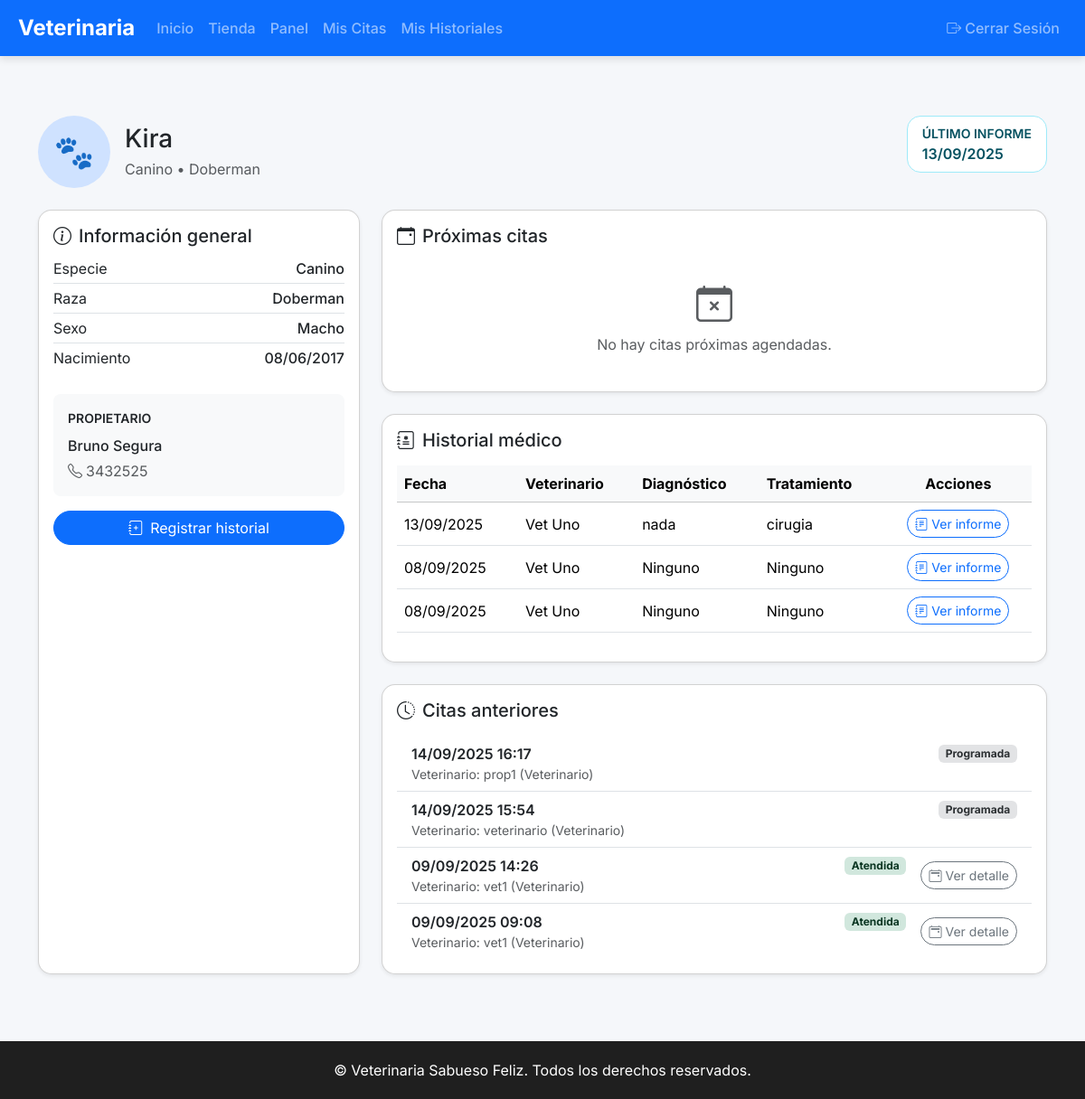
Before: /mascota/1/ (signed in) with the older database file.
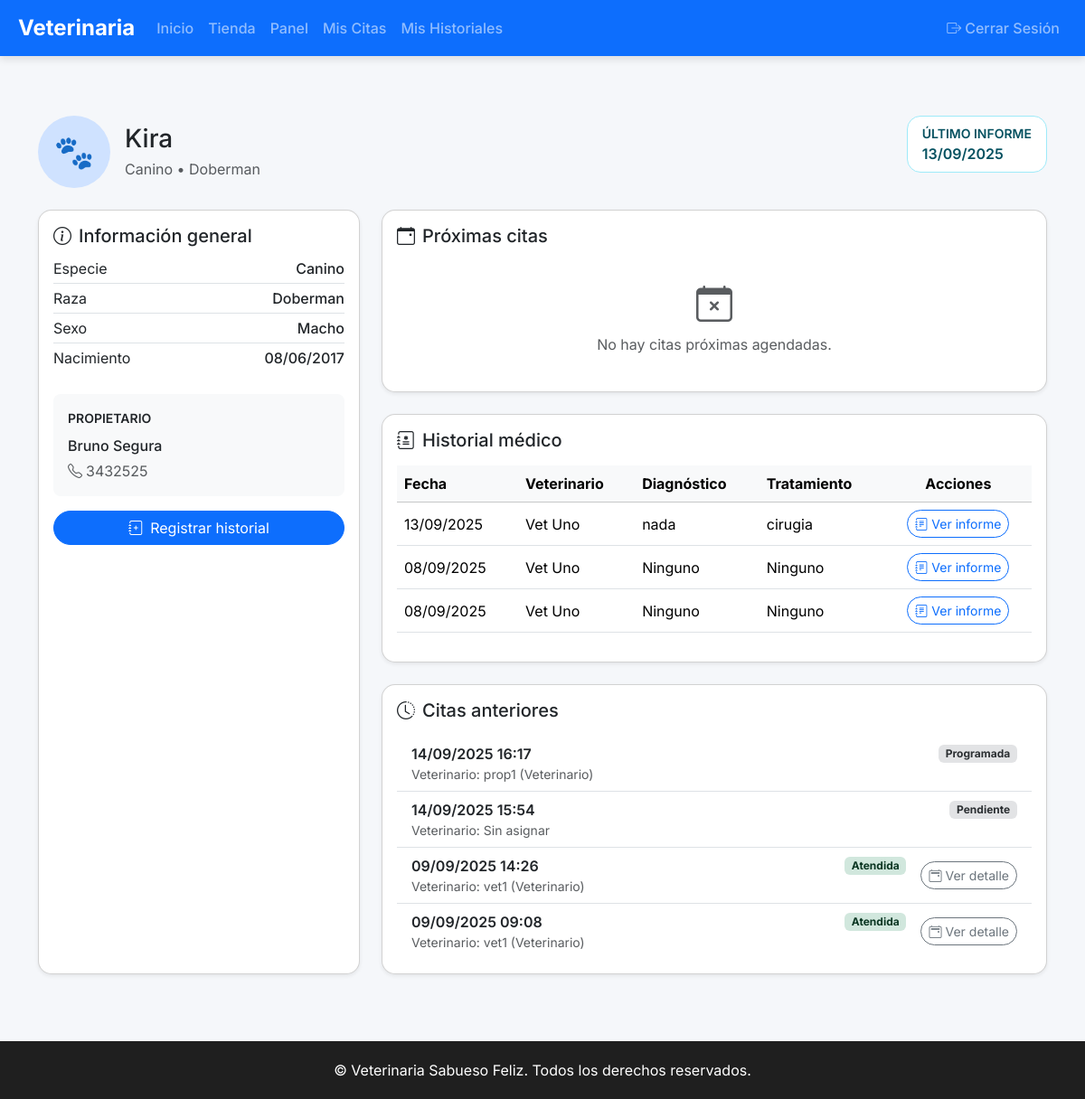
After: the same page with the newer database file.
### Core/models.py (models this page shows, shortened)
class Cita(models.Model):
    ESTADOS = (
        ("pendiente", "Pendiente"),
        ("programada", "Programada"),
        ("atendida", "Atendida"),
        ("cancelada", "Cancelada"),
    )
    TIPOS = (
        ("consulta", "Consulta"),
        ("vacunacion", "Vacunación"),
        ("cirugia", "Cirugía"),
    )
    paciente = models.ForeignKey(Paciente, on_delete=models.CASCADE)
    veterinario = models.ForeignKey(
        User,
        limit_choices_to={"rol": "VET"},
        on_delete=models.SET_NULL,
        null=True,
        blank=True,
    )
    fecha_solicitada = models.DateField(default=timezone.now)
    fecha_hora = models.DateTimeField(blank=True, null=True)
    duracion = models.IntegerField(default=30)  # duración en minutos
    tipo = models.CharField(max_length=50, choices=TIPOS, default="consulta")
    estado = models.CharField(max_length=20, choices=ESTADOS, default="pendiente")
    notas = models.TextField(blank=True)

class User(AbstractUser):
    ROLES = (
        ("ADMIN", "Administrador"),
        ("VET", "Veterinario"),
        ("ADMIN_OP", "Administrativo"),
        ("OWNER", "Propietario"),
    )
    rol = models.CharField(max_length=20, choices=ROLES)
    telefono = models.CharField(max_length=20, blank=True)
    direccion = models.CharField(max_length=200, blank=True)
    activo = models.BooleanField(default=True)
    avatar = models.ImageField(upload_to="avatars/", blank=True, null=True)
    especialidad = models.CharField(max_length=100, blank=True)  # para veterinarios
    def __str__(self):
        return f"{self.username} ({self.get_rol_display()})"

### Core/views.py (the view)
# urls.py: path('mascota/<int:paciente_id>/', views.detalle_mascota, name='detalle_mascota'),
@login_required
def detalle_mascota(request, paciente_id):
    paciente = get_object_or_404(Paciente, id=paciente_id)
    if request.user.rol == "OWNER" and paciente.propietario.user != request.user:
        messages.error(request, "No tienes permiso para ver esta mascota.")
        return redirect("dashboard")
    historiales_qs = HistorialMedico.objects.filter(paciente=paciente).order_by("-fecha")
    historiales = list(historiales_qs)
    citas_qs = (
        Cita.objects.filter(paciente=paciente)
        .select_related("veterinario")
        .order_by("-fecha_solicitada", "-fecha_hora")
    )
    citas = list(citas_qs)
    historiales_por_fecha = {}
    for historial in historiales:
        fecha_hist = historial.fecha
        if timezone.is_aware(fecha_hist):
            fecha_hist = timezone.localtime(fecha_hist)
        historiales_por_fecha.setdefault(fecha_hist.date(), historial)
    for cita in citas:
        fecha_cita = cita.fecha_hora
        if not fecha_cita:
            continue
        if timezone.is_aware(fecha_cita):
            fecha_cita = timezone.localtime(fecha_cita)
        cita.historial_relacionado = historiales_por_fecha.get(fecha_cita.date())
    ahora = timezone.now()
    citas_confirmadas = [cita for cita in citas if cita.fecha_hora]
    citas_futuras = sorted(
        (cita for cita in citas_confirmadas if cita.fecha_hora >= ahora),
        key=lambda c: c.fecha_hora,
    )
    citas_pasadas = [
        cita for cita in citas_confirmadas if cita.fecha_hora < ahora
    ]
    ultima_consulta = historiales[0] if historiales else None
    proxima_cita = citas_futuras[0] if citas_futuras else None
    template = (
        "core/detalle_mascota_admin.html"
        if request.user.rol in {"ADMIN", "ADMIN_OP"}
        else "core/detalle_mascota.html"
    )
    return render(
        request,
        template,
        {
            "paciente": paciente,
            "historiales": historiales,
            "citas": citas,
            "citas_futuras": citas_futuras,
            "citas_pasadas": citas_pasadas,
            "ultima_consulta": ultima_consulta,
            "proxima_cita": proxima_cita,
        },
    )

### Core/templates/core/detalle_mascota.html (shortened to what the changed rows need)
{% extends "core/base.html" %}
{% block content %}
<div class="py-4">
    <div class="d-flex flex-column flex-lg-row align-items-center align-items-lg-start justify-content-between gap-4 mb-4">
        <div class="d-flex align-items-center gap-3">
            <div>
                <h1 class="h3 mb-1">{{ paciente.nombre }}</h1>
            </div>
        </div>
    </div>
    <div class="row g-4">
        <div class="col-lg-8">
            <div class="card shadow-sm">
                <div class="card-body">
                    {% if historiales %}
                    <div class="table-responsive">
                        <table class="table align-middle">
                            <thead class="table-light">
                                <tr>
                                    <th>Fecha</th>
                                    <th>Veterinario</th>
                                    <th>Diagnóstico</th>
                                    <th>Tratamiento</th>
                                    <th class="text-center">Acciones</th>
                                </tr>
                            </thead>
                        </table>
                    </div>
                    {% else %}
                    <div class="text-center py-4 text-muted">
                        <i class="bi bi-clipboard2-pulse display-6 d-block mb-2"></i>
                        <p class="mb-0">Todavía no hay informes médicos registrados.</p>
                    </div>
                    {% endif %}
                </div>
            </div>
            {% if citas_pasadas %}
            <div class="card shadow-sm mt-4">
                <div class="card-body">
                    <div class="list-group list-group-flush">
                        {% for cita in citas_pasadas %}
                        <div class="list-group-item">
                            <div class="d-flex flex-column flex-md-row justify-content-between align-items-md-center gap-3">
                                <div class="flex-grow-1">
                                    <div class="d-flex justify-content-between align-items-center">
                                        <span class="fw-semibold">
                                            {% if cita.fecha_hora %}
                                                {{ cita.fecha_hora|date:"d/m/Y H:i" }}
                                            {% else %}
                                                {{ cita.fecha_solicitada|date:"d/m/Y" }} · Horario no registrado
                                            {% endif %}
                                        </span>
                                        <span class="badge {% if cita.estado == 'atendida' %}bg-success-subtle text-success-emphasis{% else %}bg-secondary-subtle text-secondary-emphasis{% endif %}">
                                            {{ cita.get_estado_display }}
                                        </span>
                                    </div>
                                    <p class="mb-0 text-muted small">Veterinario: {{ cita.veterinario|default:"Sin asignar" }}</p>
                                </div>
                            </div>
                        </div>
                        {% endfor %}
                    </div>
                </div>
            </div>
            {% endif %}
        </div>
    </div>
</div>
{% endblock %}

Changed rows visible on the page:
changed Cita: estado "Programada" → "Pendiente"; veterinario "veterinario (Veterinario)" → "Sin asignar"
